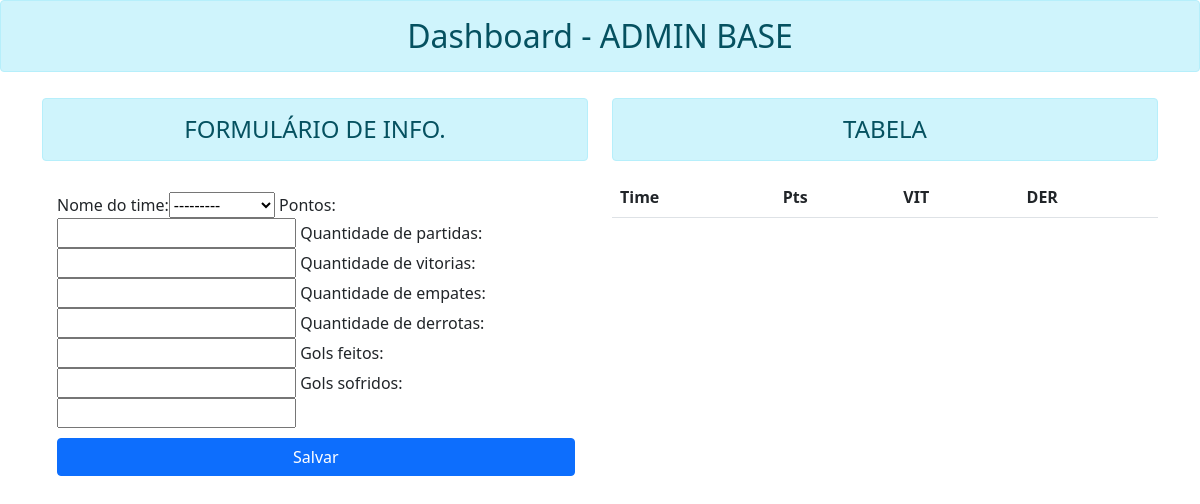
Page /form-tabela-classificaco/ on the earlier database version.
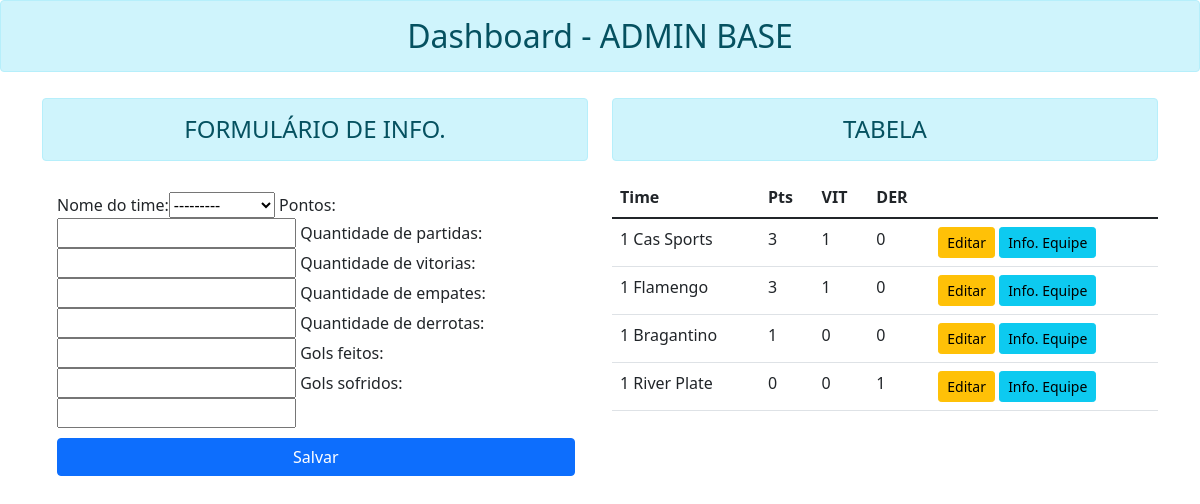
Same page on the later database version.
### my_app/models.py (models this page shows)
class TabelaClassificacao(models.Model):
    nome_do_time = models.ForeignKey(Equipe, on_delete=models.CASCADE, unique=True)
    pontos = models.IntegerField()
    quantidade_de_partidas = models.IntegerField()
    quantidade_de_vitorias = models.IntegerField()
    quantidade_de_empates = models.IntegerField()
    quantidade_de_derrotas = models.IntegerField()
    gols_feitos = models.IntegerField()
    gols_sofridos = models.IntegerField()

class Equipe(models.Model):
    nome_time = models.CharField(max_length=150, unique=True, null=False, blank=False)
    def __str__(self):
        return self.nome_time

### my_app/views.py (the view)
# urls.py: path('form-tabela-classificaco/', views.tabela_classifiacao, name='form-tabela-classificaco'),
def tabela_classifiacao(request):
    tabela = TabelaClassificacao.objects.order_by('-pontos')
    if request.method == 'POST':
        form = TabelaClassForm(request.POST)
        if form.is_valid():
            form.save()
            return redirect('/form-tabela-classificaco/')
    else:
        form = TabelaClassForm()
    return render(request, 'html/form_tabela_classificacao.html', {'form':form, 'tabela': tabela})

### my_app/forms.py
class TabelaClassForm(forms.ModelForm):
    class Meta:
        model = TabelaClassificacao
        fields = '__all__'

### my_app/templates/html/form_tabela_classificacao.html (shortened to what this page needs)
{% extends 'base.html' %}
{% load bootstrap %}
{%block content%}
<h2 class="text-center alert alert-info" id="titulo">Dashboard - ADMIN BASE</h2>
<div class="container" id="container">
  <div class="row">
    <div class="col-6">
      <h4 class="text-center alert alert-info" id="titulo">FORMULÁRIO DE INFO.</h4>
      <form method="post" class="post-form" id="formulario">{% csrf_token %}
        {{ form|bootstrap }}
        <button type="submit" class="save btn btn-primary" id="btn_salvar">Salvar</button>
    </form><br>
    </div>
    <div class="col-6">
      <h4 class="text-center alert alert-info" id="titulo">TABELA</h4>
      <table class="table" id="tabela">
          <thead>
            <tr>
              <th scope="col">Time</th>
              <th scope="col">Pts</th>
              <th scope="col">VIT</th>
              <th scope="col">DER</th>
            </tr>
          </thead>
          <tbody>
              {% for tabela_class in tabela %}
              <tr>
                <td id="equipe">1 {{tabela_class.nome_do_time}}</td>
                <td>{{tabela_class.pontos}}</td>
                <td id="vitoria">{{tabela_class.quantidade_de_vitorias}}</td>
                <td id="derrota">{{tabela_class.quantidade_de_derrotas}}</td>
                <td>
                  <div>
                    <a href="{% url 'form-tabela-classificaco' tabela_class.id %}" class="btn btn-warning btn-sm">Editar</a>
                    <a href="{% url 'info-equipe' tabela_class.id %}" class="btn btn-info btn-sm">Info. Equipe</a>
                  </div>
                </td>
              </tr>
              {% endfor %}
          </tbody>
        </table>
    </div>
  </div>
</div>
{%endblock content%}

Differences in the rows shown:
added TabelaClassificacao: nome_do_time "Cas Sports", pontos "3", quantidade_de_vitorias "1", quantidade_de_derrotas "0"
added TabelaClassificacao: nome_do_time "Flamengo", pontos "3", quantidade_de_vitorias "1", quantidade_de_derrotas "0"
added TabelaClassificacao: nome_do_time "Bragantino", pontos "1", quantidade_de_vitorias "0", quantidade_de_derrotas "0"
added TabelaClassificacao: nome_do_time "River Plate", pontos "0", quantidade_de_vitorias "0", quantidade_de_derrotas "1"
